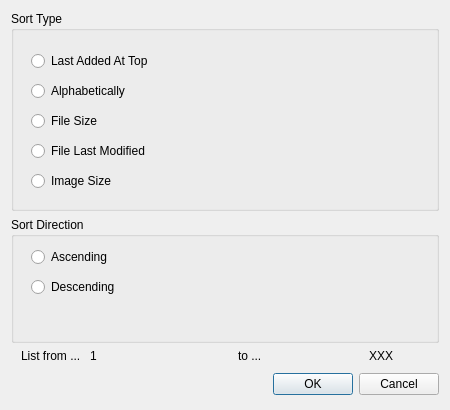
<?xml version="1.0" encoding="UTF-8"?>
<ui version="4.0">
 <class>noManualParametersDialog</class>
 <widget class="QDialog" name="noManualParametersDialog">
  <property name="geometry">
   <rect>
    <x>0</x>
    <y>0</y>
    <width>450</width>
    <height>410</height>
   </rect>
  </property>
  <property name="minimumSize">
   <size>
    <width>450</width>
    <height>410</height>
   </size>
  </property>
  <property name="windowTitle">
   <string>Parameters for manual 'No Duplicate' list</string>
  </property>
  <layout class="QVBoxLayout" name="verticalLayout">
   <item>
    <widget class="QGroupBox" name="gBSortType">
     <property name="sizePolicy">
      <sizepolicy hsizetype="Preferred" vsizetype="MinimumExpanding">
       <horstretch>0</horstretch>
       <verstretch>0</verstretch>
      </sizepolicy>
     </property>
     <property name="minimumSize">
      <size>
       <width>0</width>
       <height>200</height>
      </size>
     </property>
     <property name="title">
      <string>Sort Type</string>
     </property>
     <widget class="QRadioButton" name="rbAdded">
      <property name="geometry">
       <rect>
        <x>20</x>
        <y>40</y>
        <width>250</width>
        <height>20</height>
       </rect>
      </property>
      <property name="text">
       <string>Last Added At Top</string>
      </property>
     </widget>
     <widget class="QRadioButton" name="rbAlpha">
      <property name="geometry">
       <rect>
        <x>20</x>
        <y>70</y>
        <width>250</width>
        <height>20</height>
       </rect>
      </property>
      <property name="text">
       <string>Alphabetically</string>
      </property>
     </widget>
     <widget class="QRadioButton" name="rbSize">
      <property name="geometry">
       <rect>
        <x>20</x>
        <y>100</y>
        <width>250</width>
        <height>20</height>
       </rect>
      </property>
      <property name="text">
       <string>File Size</string>
      </property>
     </widget>
     <widget class="QRadioButton" name="rbLastMod">
      <property name="geometry">
       <rect>
        <x>20</x>
        <y>130</y>
        <width>250</width>
        <height>20</height>
       </rect>
      </property>
      <property name="text">
       <string>File Last Modified</string>
      </property>
     </widget>
     <widget class="QRadioButton" name="rbImageSize">
      <property name="geometry">
       <rect>
        <x>20</x>
        <y>160</y>
        <width>250</width>
        <height>20</height>
       </rect>
      </property>
      <property name="text">
       <string>Image Size</string>
      </property>
     </widget>
    </widget>
   </item>
   <item>
    <widget class="QGroupBox" name="gBSortDir">
     <property name="sizePolicy">
      <sizepolicy hsizetype="Preferred" vsizetype="MinimumExpanding">
       <horstretch>0</horstretch>
       <verstretch>0</verstretch>
      </sizepolicy>
     </property>
     <property name="minimumSize">
      <size>
       <width>0</width>
       <height>100</height>
      </size>
     </property>
     <property name="title">
      <string>Sort Direction</string>
     </property>
     <widget class="QRadioButton" name="rbAsc">
      <property name="geometry">
       <rect>
        <x>20</x>
        <y>30</y>
        <width>250</width>
        <height>20</height>
       </rect>
      </property>
      <property name="text">
       <string>Ascending</string>
      </property>
     </widget>
     <widget class="QRadioButton" name="rbDesc">
      <property name="geometry">
       <rect>
        <x>20</x>
        <y>60</y>
        <width>250</width>
        <height>20</height>
       </rect>
      </property>
      <property name="text">
       <string>Descending</string>
      </property>
     </widget>
    </widget>
   </item>
   <item>
    <layout class="QHBoxLayout" name="horizontalLayout">
     <property name="leftMargin">
      <number>10</number>
     </property>
     <property name="rightMargin">
      <number>10</number>
     </property>
     <item>
      <widget class="QLabel" name="lblListFrom">
       <property name="sizePolicy">
        <sizepolicy hsizetype="Preferred" vsizetype="Preferred">
         <horstretch>0</horstretch>
         <verstretch>0</verstretch>
        </sizepolicy>
       </property>
       <property name="cursor">
        <cursorShape>BlankCursor</cursorShape>
       </property>
       <property name="text">
        <string>List from ... </string>
       </property>
      </widget>
     </item>
     <item>
      <widget class="QLabel" name="lblMin">
       <property name="text">
        <string>1</string>
       </property>
      </widget>
     </item>
     <item>
      <widget class="QWidget" name="containerMin" native="true"/>
     </item>
     <item>
      <widget class="QLabel" name="lblEmpty">
       <property name="sizePolicy">
        <sizepolicy hsizetype="Fixed" vsizetype="Preferred">
         <horstretch>0</horstretch>
         <verstretch>0</verstretch>
        </sizepolicy>
       </property>
       <property name="minimumSize">
        <size>
         <width>10</width>
         <height>0</height>
        </size>
       </property>
       <property name="text">
        <string/>
       </property>
      </widget>
     </item>
     <item>
      <widget class="QLabel" name="lblListTo">
       <property name="text">
        <string>to ...</string>
       </property>
      </widget>
     </item>
     <item>
      <widget class="QWidget" name="containerMax" native="true"/>
     </item>
     <item>
      <widget class="QLabel" name="lblMax">
       <property name="text">
        <string>XXX</string>
       </property>
      </widget>
     </item>
    </layout>
   </item>
   <item>
    <widget class="QDialogButtonBox" name="buttonBox">
     <property name="sizePolicy">
      <sizepolicy hsizetype="Expanding" vsizetype="Fixed">
       <horstretch>0</horstretch>
       <verstretch>0</verstretch>
      </sizepolicy>
     </property>
     <property name="minimumSize">
      <size>
       <width>0</width>
       <height>30</height>
      </size>
     </property>
     <property name="orientation">
      <enum>Qt::Orientation::Horizontal</enum>
     </property>
     <property name="standardButtons">
      <set>QDialogButtonBox::StandardButton::Cancel|QDialogButtonBox::StandardButton::Ok</set>
     </property>
    </widget>
   </item>
  </layout>
 </widget>
 <resources/>
 <connections>
  <connection>
   <sender>buttonBox</sender>
   <signal>accepted()</signal>
   <receiver>noManualParametersDialog</receiver>
   <slot>accept()</slot>
   <hints>
    <hint type="sourcelabel">
     <x>248</x>
     <y>254</y>
    </hint>
    <hint type="destinationlabel">
     <x>157</x>
     <y>274</y>
    </hint>
   </hints>
  </connection>
  <connection>
   <sender>buttonBox</sender>
   <signal>rejected()</signal>
   <receiver>noManualParametersDialog</receiver>
   <slot>reject()</slot>
   <hints>
    <hint type="sourcelabel">
     <x>316</x>
     <y>260</y>
    </hint>
    <hint type="destinationlabel">
     <x>286</x>
     <y>274</y>
    </hint>
   </hints>
  </connection>
 </connections>
</ui>
